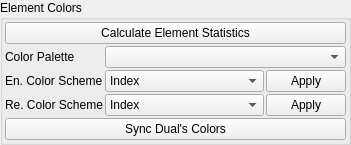
        <widget class="QGroupBox" name="groupBox_ColorElements">
         <property name="title">
          <string>Element Colors</string>
         </property>
         <layout class="QVBoxLayout" name="verticalLayout_26">
          <property name="spacing">
           <number>2</number>
          </property>
          <property name="leftMargin">
           <number>2</number>
          </property>
          <property name="topMargin">
           <number>2</number>
          </property>
          <property name="rightMargin">
           <number>2</number>
          </property>
          <property name="bottomMargin">
           <number>2</number>
          </property>
          <item>
           <widget class="QPushButton" name="pushButton_CalcDegreeAndCardinality">
            <property name="text">
             <string>Calculate Element Statistics</string>
            </property>
           </widget>
          </item>
          <item>
           <layout class="QGridLayout" name="gridLayout_6">
            <item row="0" column="0">
             <widget class="QLabel" name="label_59">
              <property name="maximumSize">
               <size>
                <width>80</width>
                <height>16777215</height>
               </size>
              </property>
              <property name="text">
               <string>Color Palette</string>
              </property>
             </widget>
            </item>
            <item row="2" column="0">
             <widget class="QLabel" name="label_33">
              <property name="text">
               <string>Re. Color Scheme</string>
              </property>
             </widget>
            </item>
            <item row="1" column="1">
             <widget class="QComboBox" name="comboBox_EntityColor">
              <property name="currentIndex">
               <number>0</number>
              </property>
              <item>
               <property name="text">
                <string>Index</string>
               </property>
              </item>
              <item>
               <property name="text">
                <string>Degree</string>
               </property>
              </item>
              <item>
               <property name="text">
                <string>Adjacency Count</string>
               </property>
              </item>
              <item>
               <property name="text">
                <string>Adjacency Factor</string>
               </property>
              </item>
              <item>
               <property name="text">
                <string>Betweenness Centrality</string>
               </property>
              </item>
              <item>
               <property name="text">
                <string>Eccentricity</string>
               </property>
              </item>
              <item>
               <property name="text">
                <string>Closeness Centrality</string>
               </property>
              </item>
             </widget>
            </item>
            <item row="2" column="1">
             <widget class="QComboBox" name="comboBox_RelationshipColor">
              <property name="currentIndex">
               <number>0</number>
              </property>
              <item>
               <property name="text">
                <string>Index</string>
               </property>
              </item>
              <item>
               <property name="text">
                <string>Degree</string>
               </property>
              </item>
              <item>
               <property name="text">
                <string>Adjacency Count</string>
               </property>
              </item>
              <item>
               <property name="text">
                <string>Adjacency Factor</string>
               </property>
              </item>
              <item>
               <property name="text">
                <string>Betweenness Centrality</string>
               </property>
              </item>
              <item>
               <property name="text">
                <string>Eccentricity</string>
               </property>
              </item>
              <item>
               <property name="text">
                <string>Closeness Centrality</string>
               </property>
              </item>
             </widget>
            </item>
            <item row="1" column="0">
             <widget class="QLabel" name="label_32">
              <property name="text">
               <string>En. Color Scheme</string>
              </property>
             </widget>
            </item>
            <item row="1" column="2">
             <widget class="QPushButton" name="pushButton_ApplyEnColorScheme">
              <property name="text">
               <string>Apply</string>
              </property>
             </widget>
            </item>
            <item row="0" column="1" colspan="2">
             <widget class="QComboBox" name="comboBox_ColorScheme">
              <property name="focusPolicy">
               <enum>Qt::ClickFocus</enum>
              </property>
              <property name="autoFillBackground">
               <bool>true</bool>
              </property>
             </widget>
            </item>
            <item row="2" column="2">
             <widget class="QPushButton" name="pushButton_ApplyReColorScheme">
              <property name="text">
               <string>Apply</string>
              </property>
             </widget>
            </item>
           </layout>
          </item>
          <item>
           <layout class="QGridLayout" name="gridLayout_2">
            <property name="bottomMargin">
             <number>0</number>
            </property>
            <property name="spacing">
             <number>1</number>
            </property>
            <item row="0" column="1">
             <widget class="QPushButton" name="pushButton_SyncDualElements">
              <property name="toolTip">
               <string>Sync the dual of focused vis with focused vis color</string>
              </property>
              <property name="toolTipDuration">
               <number>2000</number>
              </property>
              <property name="text">
               <string>Sync Dual's Colors</string>
              </property>
             </widget>
            </item>
           </layout>
          </item>
         </layout>
        </widget>
